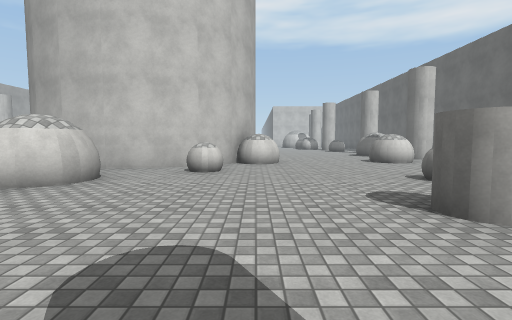
view 1 (above)

21 first-person views from a walk through a scene from a Unity 3-D project. The camera is 1.4 m above the floor, tilts 4° down and sees 85° across. The floor is counted in squares, 2 m on a side. Each view is taken from the middle of a square. On the plan, view 1 faces up. The plan holds only what a view shows up to about 9 squares ahead; the rest is blank. The place goes on beyond the plan. The player is left out. Surface patterns are stand-ins for the level's own textures.

view 2
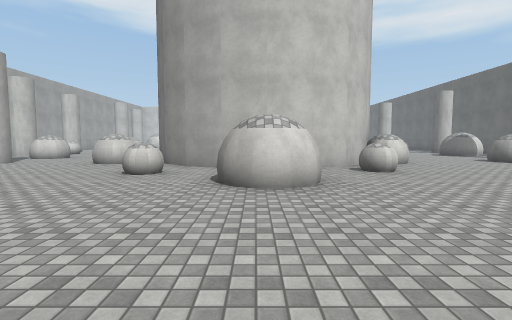

view 3
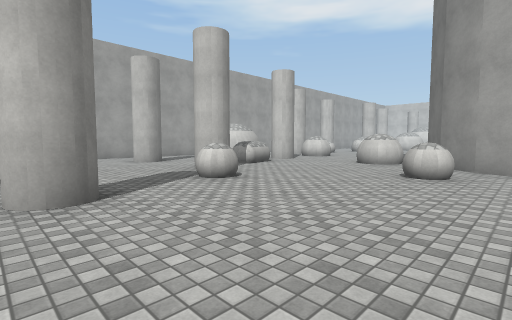

view 4
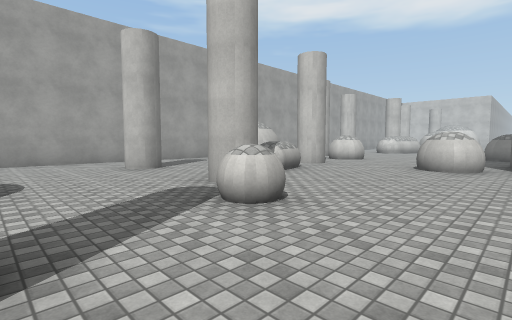

view 5
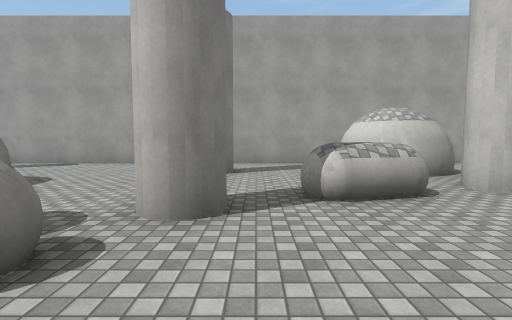

view 6
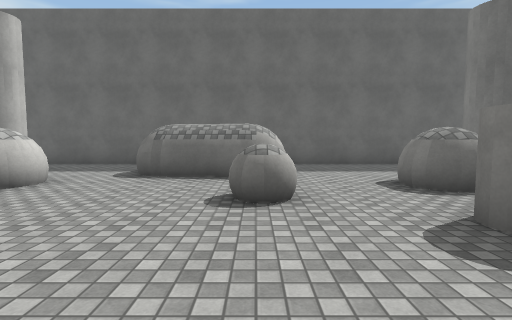

view 7
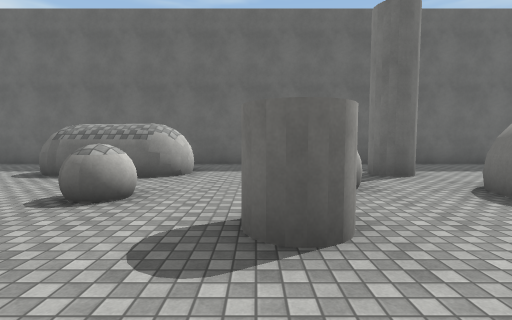

view 8
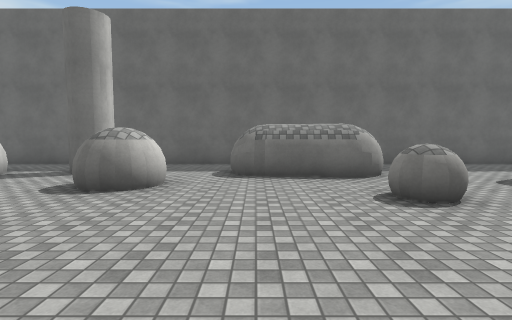

view 9
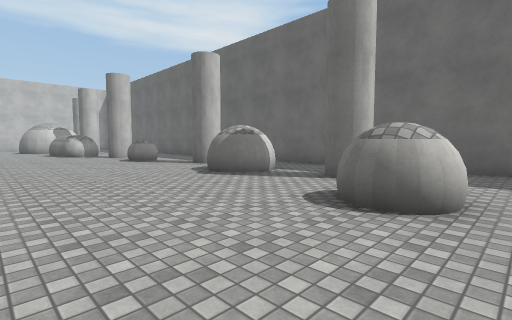

view 10
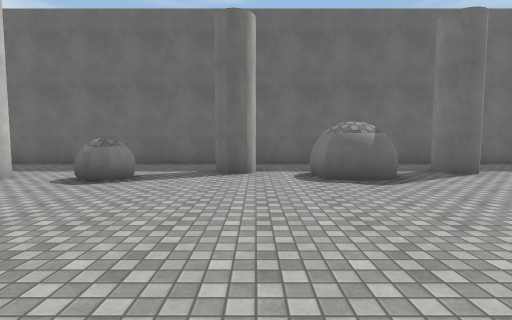

view 11
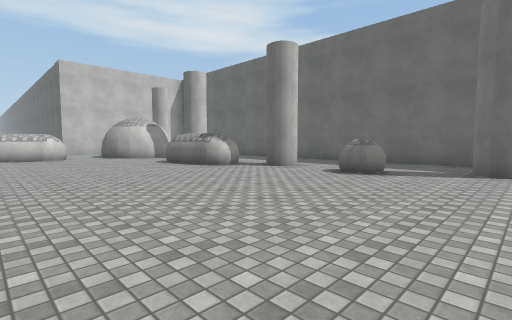

view 12
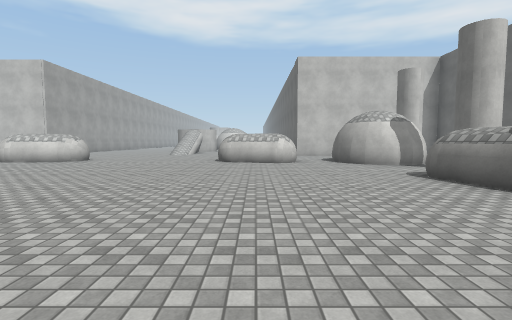

view 13
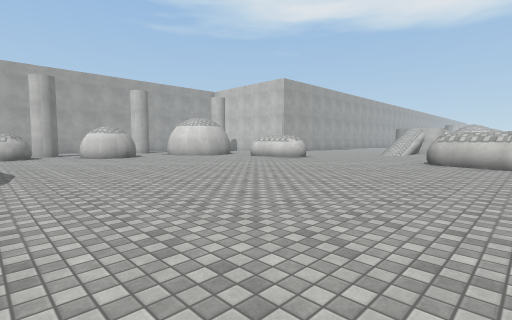

view 14
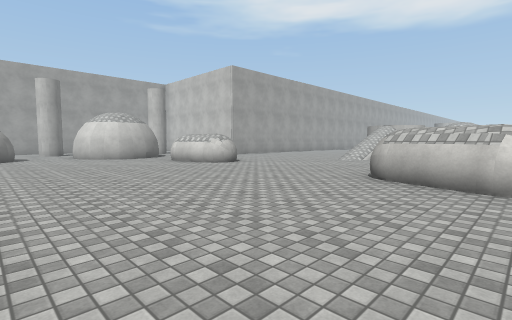

view 15
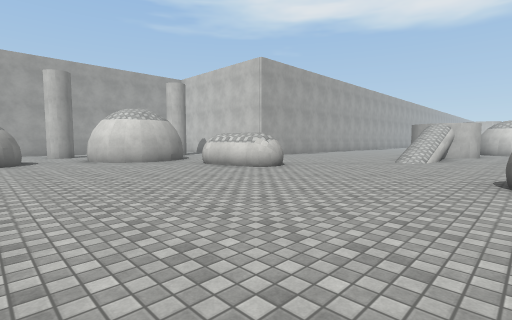

view 16
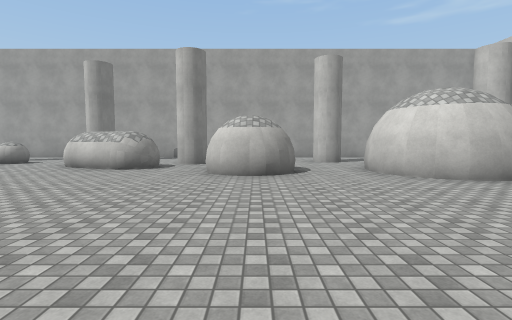

view 17
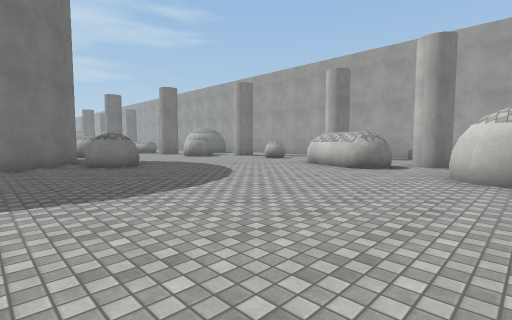

view 18
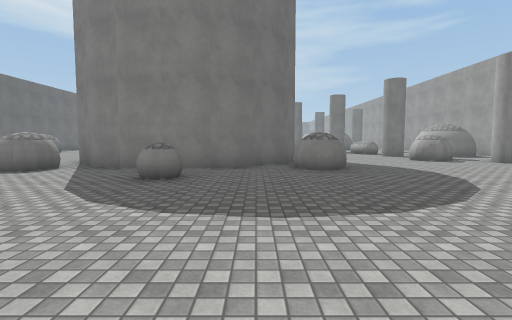

view 19
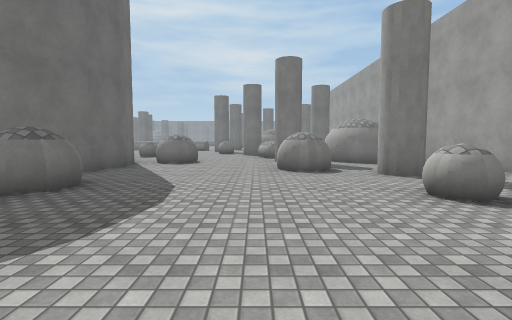

view 20
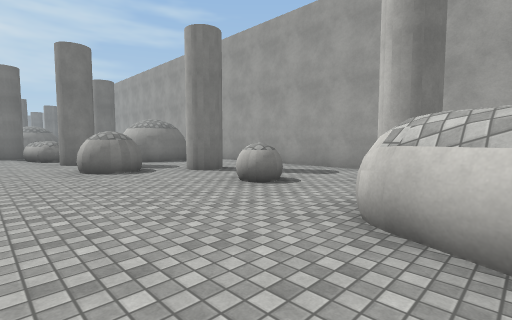

view 21
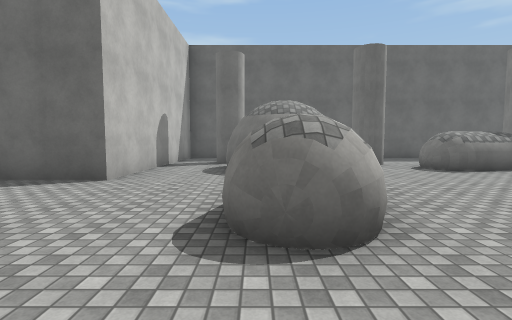

### Floor plan
Key: @ floor where view 1 was taken; # wall or solid block; x gap in a wall; . floor; / step, stairs or slope; = window, fence, low wall or low ledge; ^ raised ledge; O other object.
Columns run from 17 left of view 1 to 9 right of it. Each row starts with its distance up from view 1.
 32              //.  .#
 31             .... ..#####
 30            .............
 29            ............#
 28           ##....# ..##
 27        #.##.....###.###
 26       ##.............#.
 25    ..##...............#
 24    #....................
 23    ..................#..
 22       #..............#   .#
 21       #................ ..#
 20    #..................#...#
 19    .##....................#
 18     ##................^...#
 17   # #.....................#
 16   ...........^............#
 15 #..=...................x..#
 14 #..=.....##.###.##.....x..#
 13 #..........## ###.....##..#
 12 #..#......##     .........#
 11 #....#....#       .....#..#
 10 # ........#       ........#
  9 # ##.#..####    ##...##...#
  8 # ##.x.....######.........#
  7 # ##.O.......##........#  #
  6 #....OO....^....^......#  #
  5 #............##.....^..# .#
  4 #..#..#......#............#
  3 #......==..........O......#
  2 #....................#....#
  1 #....#..#...... ..........#
  0 #...## .......   @  ...#..#

Where each view was taken, in squares from view 1:
view 1: 0 up, 0 right, facing up
view 2: 0 up, 4 left, facing up
view 3: 0 up, 5 left, facing up-left
view 4: 1 up, 7 left, facing up-left
view 5: 5 up, 8 left, facing left
view 6: 5 up, 0 right, facing right
view 7: 3 up, 0 right, facing right
view 8: 7 up, 0 right, facing right
view 9: 8 up, 1 right, facing up-right
view 10: 15 up, 0 right, facing right
view 11: 15 up, 1 left, facing up-right
view 12: 18 up, 0 right, facing up
view 13: 18 up, 1 right, facing up-left
view 14: 22 up, 1 right, facing up-left
view 15: 22 up, 1 left, facing up-left
view 16: 22 up, 5 left, facing left
view 17: 22 up, 5 left, facing down-left
view 18: 21 up, 6 left, facing down
view 19: 18 up, 11 left, facing down
view 20: 18 up, 10 left, facing down-left
view 21: 28 up, 3 left, facing right
